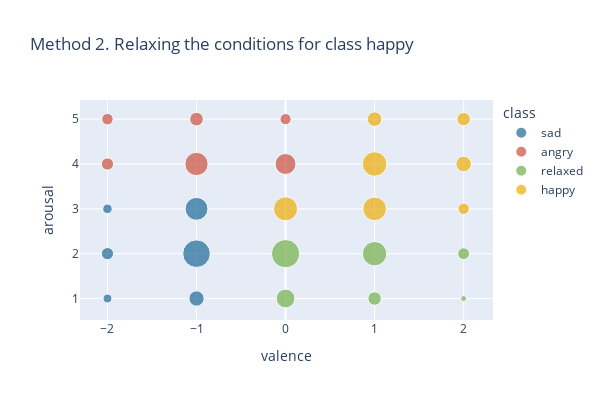

Notebook cell for this chart:
### Markdown cell above
## Relaxing the conditions for class happy

### Code cell
scatter_df_sad = scatter_df.copy()
scatter_df_sad['class'] = scatter_df_sad['class'].replace(['None'], 'happy')
fig = px.scatter(scatter_df_sad,
                 x='valence',
                 y='arousal',
                 size='count',
                 color='class',
                 width=600,
                 height=400,
                 color_discrete_map={
                "sad": px.colors.qualitative.Prism[1],
                "angry": px.colors.qualitative.Prism[7],
                "relaxed": px.colors.qualitative.Prism[4],
                "happy": px.colors.qualitative.Prism[5],
                "None": px.colors.qualitative.Prism[10]},
                 title='Method 2. Relaxing the conditions for class happy')
fig.show()

### Figure 1 — Plotly figure (JSON) as saved in the notebook; plotly's stock layout.template omitted (floating-point values rounded to 4 significant figures)
{"data": [{"hovertemplate": "class=sad<br>valence=%{x}<br>arousal=%{y}<br>count=%{marker.size}<extra></extra>", "legendgroup": "sad", "marker": {"color": "rgb(29, 105, 150)", "size": [26, 49, 30, 77, 250, 172], "sizemode": "area", "sizeref": 0.6575, "symbol": "circle"}, "mode": "markers", "name": "sad", "orientation": "v", "showlegend": true, "x": [-2, -2, -2, -1, -1, -1], "xaxis": "x", "y": [1, 2, 3, 1, 2, 3], "yaxis": "y", "type": "scatter"}, {"hovertemplate": "class=angry<br>valence=%{x}<br>arousal=%{y}<br>count=%{marker.size}<extra></extra>", "legendgroup": "angry", "marker": {"color": "rgb(204, 80, 62)", "size": [49, 43, 178, 61, 144, 41], "sizemode": "area", "sizeref": 0.6575, "symbol": "circle"}, "mode": "markers", "name": "angry", "orientation": "v", "showlegend": true, "x": [-2, -2, -1, -1, 0, 0], "xaxis": "x", "y": [4, 5, 4, 5, 4, 5], "yaxis": "y", "type": "scatter"}, {"hovertemplate": "class=relaxed<br>valence=%{x}<br>arousal=%{y}<br>count=%{marker.size}<extra></extra>", "legendgroup": "relaxed", "marker": {"color": "rgb(115, 175, 72)", "size": [116, 263, 60, 196, 11, 46], "sizemode": "area", "sizeref": 0.6575, "symbol": "circle"}, "mode": "markers", "name": "relaxed", "orientation": "v", "showlegend": true, "x": [0, 0, 1, 1, 2, 2], "xaxis": "x", "y": [1, 2, 1, 2, 1, 2], "yaxis": "y", "type": "scatter"}, {"hovertemplate": "class=happy<br>valence=%{x}<br>arousal=%{y}<br>count=%{marker.size}<extra></extra>", "legendgroup": "happy", "marker": {"color": "rgb(237, 173, 8)", "size": [191, 184, 199, 70, 43, 80, 59], "sizemode": "area", "sizeref": 0.6575, "symbol": "circle"}, "mode": "markers", "name": "happy", "orientation": "v", "showlegend": true, "x": [0, 1, 1, 1, 2, 2, 2], "xaxis": "x", "y": [3, 3, 4, 5, 3, 4, 5], "yaxis": "y", "type": "scatter"}], "layout": {"xaxis": {"anchor": "y", "domain": [0.0, 1.0], "title": {"text": "valence"}}, "yaxis": {"anchor": "x", "domain": [0.0, 1.0], "title": {"text": "arousal"}}, "legend": {"title": {"text": "class"}, "tracegroupgap": 0, "itemsizing": "constant"}, "title": {"text": "Method 2. Relaxing the conditions for class happy"}, "height": 400, "width": 600}}
